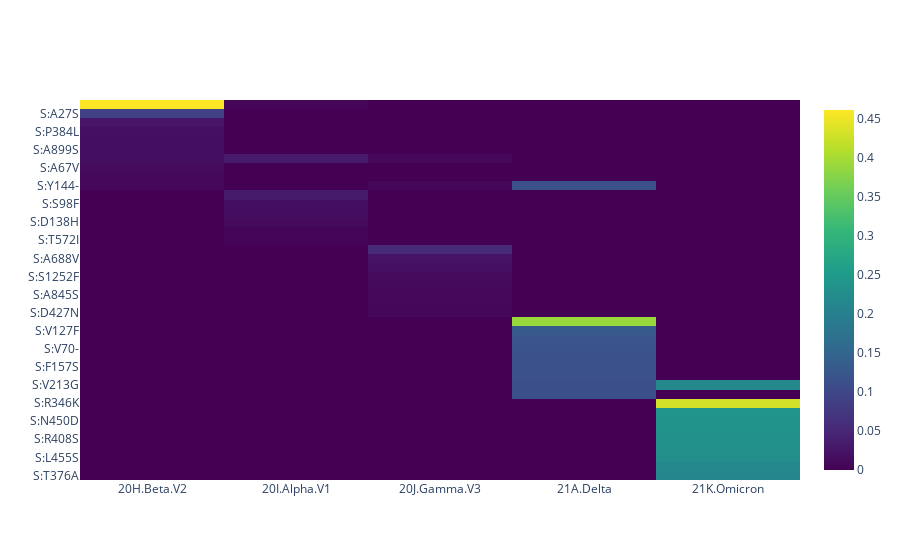

Write notebook code for a chart like this one.
### Code cell
mutation_df = pd.read_csv("mutations.csv", index_col=0)

fig = go.Figure(data=go.Heatmap(
                     z=mutation_df.values[::-1],
                     x=mutation_df.columns,
                     y=mutation_df.index[::-1],
                     colorscale='Viridis'))

fig.show()

### Figure 1 — Plotly figure (JSON) as saved in the notebook; plotly's stock layout.template omitted (floating-point values rounded to 4 significant figures; data arrays with more than 128 entries replaced by an {"elided": "..."} marker saying what was removed)
{"data": [{"colorscale": [[0, "#440154"], [0.1111, "#482878"], [0.2222, "#3e4989"], [0.3333, "#31688e"], [0.4444, "#26828e"], [0.5556, "#1f9e89"], [0.6667, "#35b779"], [0.7778, "#6ece58"], [0.8889, "#b5de2b"], [1, "#fde725"]], "type": "heatmap", "x": ["20H.Beta.V2", "20I.Alpha.V1", "20J.Gamma.V3", "21A.Delta", "21K.Omicron"], "y": ["S:T376A", "S:S371F", "S:L455S", "S:V445H", "S:R408S", "S:L452W", "S:N450D", "S:N460K", "S:R346K", "S:N501Y", "S:V213G", "S:A264D", "S:F157S", "S:L216F", "S:V70-", "S:H69-", "S:V127F", "S:T95I", "S:D427N", "S:E661D", "S:A845S", "S:Q675H", "S:S1252F", "S:N679K", "S:A688V", "S:P681H", "S:T572I", "S:I68-", "S:D138H", "S:W152R", "S:S98F", "S:K1191N", "S:Y144-", "S:S689R", "S:A67V", "S:L5F", "S:A899S", "S:T240-", "S:P384L", "S:T19I", "S:A27S", "S:L18F"], "z": {"elided": "42x5 float values"}}], "layout": {}}
